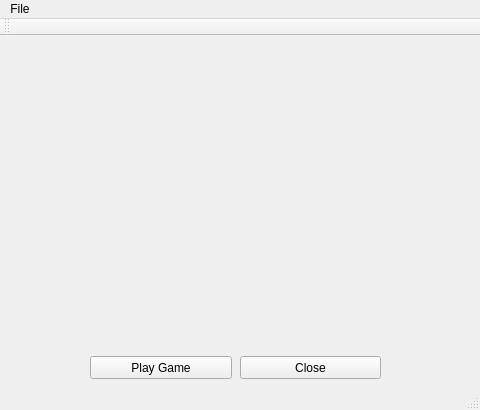
<?xml version="1.0" encoding="UTF-8"?>
<ui version="4.0">
 <class>MainWindow</class>
 <widget class="QMainWindow" name="MainWindow">
  <property name="geometry">
   <rect>
    <x>0</x>
    <y>0</y>
    <width>480</width>
    <height>410</height>
   </rect>
  </property>
  <property name="windowTitle">
   <string>Blackjack using Qt</string>
  </property>
  <property name="autoFillBackground">
   <bool>true</bool>
  </property>
  <widget class="QWidget" name="centralWidget">
   <widget class="QLabel" name="pictureLabel">
    <property name="geometry">
     <rect>
      <x>0</x>
      <y>-10</y>
      <width>451</width>
      <height>371</height>
     </rect>
    </property>
    <property name="maximumSize">
     <size>
      <width>471</width>
      <height>411</height>
     </size>
    </property>
    <property name="text">
     <string/>
    </property>
   </widget>
   <widget class="QWidget" name="layoutWidget">
    <property name="geometry">
     <rect>
      <x>90</x>
      <y>350</y>
      <width>291</width>
      <height>25</height>
     </rect>
    </property>
    <layout class="QHBoxLayout" name="horizontalLayout"/>
   </widget>
   <widget class="QPushButton" name="closeButton">
    <property name="geometry">
     <rect>
      <x>240</x>
      <y>320</y>
      <width>141</width>
      <height>23</height>
     </rect>
    </property>
    <property name="text">
     <string>Close</string>
    </property>
   </widget>
   <widget class="QPushButton" name="playButton">
    <property name="geometry">
     <rect>
      <x>90</x>
      <y>320</y>
      <width>142</width>
      <height>23</height>
     </rect>
    </property>
    <property name="text">
     <string>Play Game</string>
    </property>
   </widget>
   <zorder>layoutWidget</zorder>
   <zorder>pictureLabel</zorder>
   <zorder>closeButton</zorder>
   <zorder>playButton</zorder>
  </widget>
  <widget class="QMenuBar" name="menuBar">
   <property name="geometry">
    <rect>
     <x>0</x>
     <y>0</y>
     <width>480</width>
     <height>21</height>
    </rect>
   </property>
   <widget class="QMenu" name="menuFile">
    <property name="title">
     <string>File</string>
    </property>
    <addaction name="actionQuit"/>
   </widget>
   <addaction name="menuFile"/>
  </widget>
  <widget class="QToolBar" name="mainToolBar">
   <attribute name="toolBarArea">
    <enum>TopToolBarArea</enum>
   </attribute>
   <attribute name="toolBarBreak">
    <bool>false</bool>
   </attribute>
  </widget>
  <widget class="QStatusBar" name="statusBar"/>
  <action name="actionQuit">
   <property name="text">
    <string>Quit</string>
   </property>
  </action>
 </widget>
 <layoutdefault spacing="6" margin="11"/>
 <resources/>
 <connections/>
</ui>
